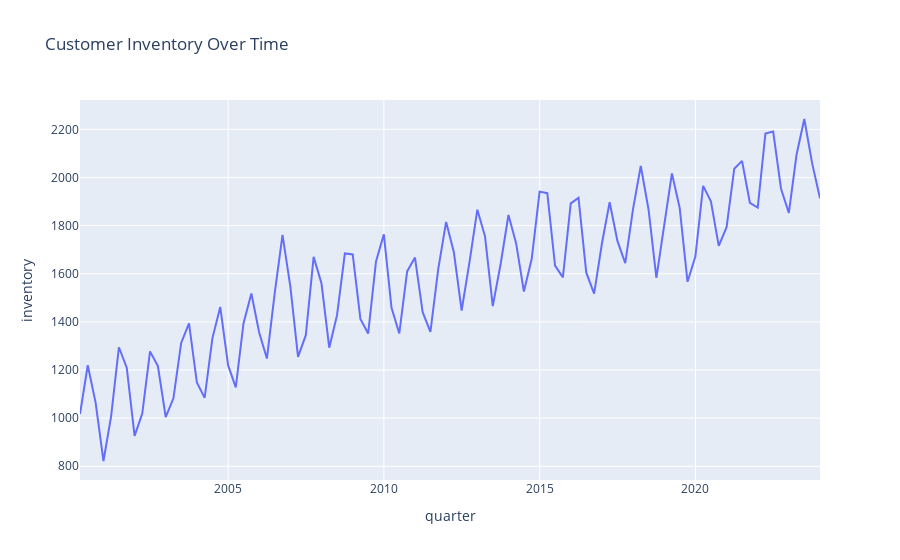

Notebook cell for this chart:
### Code cell
# Graphing data
fig = px.line(df, x = 'quarter', y = 'inventory',
              title = 'Customer Inventory Over Time')
fig.show()
